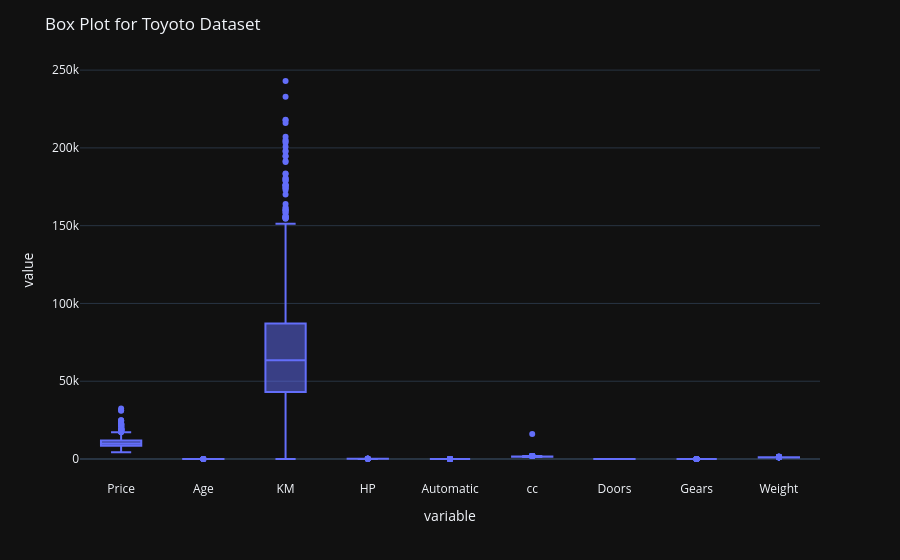

The code cell stored with this chart in its notebook:
### Code cell
import plotly.express as px
fig = px.box(df[df.describe().columns],template='plotly_dark') #Creating the box plot for data for finding the outliers
fig.update_layout(title='Box Plot for Toyoto Dataset')
fig.show()

### Figure 1 — Plotly figure (JSON) as saved in the notebook; plotly's stock layout.template omitted (floating-point values rounded to 4 significant figures; data arrays with more than 128 entries replaced by an {"elided": "..."} marker saying what was removed)
{"data": [{"alignmentgroup": "True", "hovertemplate": "variable=%{x}<br>value=%{y}<extra></extra>", "legendgroup": "", "marker": {"color": "#636efa"}, "name": "", "notched": false, "offsetgroup": "", "orientation": "v", "showlegend": false, "type": "box", "x": {"elided": "12915 str values"}, "x0": " ", "xaxis": "x", "y": {"elided": "12915 int values"}, "y0": " ", "yaxis": "y"}], "layout": {"autosize": true, "boxmode": "group", "legend": {"tracegroupgap": 0}, "margin": {"t": 60}, "title": {"text": "Box Plot for Toyoto Dataset"}, "xaxis": {"anchor": "y", "autorange": true, "domain": [0, 1], "range": [-0.5, 8.5], "title": {"text": "variable"}, "type": "category"}, "yaxis": {"anchor": "x", "autorange": true, "domain": [0, 1], "range": [-13500, 256500], "title": {"text": "value"}, "type": "linear"}}}
